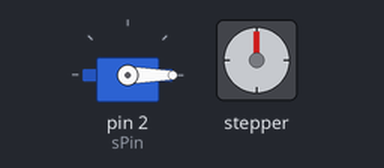
Bench run of a sketch on a simulated Arduino Uno, built with avr-gcc and run on an emulated ATmega328P. Parts: servo, stepper motor. Stepper angles assume 2048 steps per turn.

Above: at 0.05 s.
At 4.3 s:
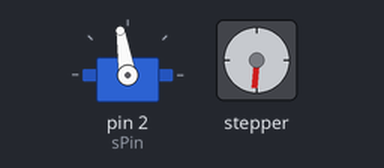
At 8.55 s:
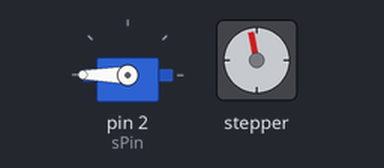
At 17.1 s:
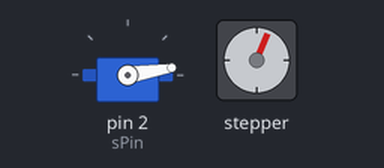
Timing chart, 0 to 22.4 s (numbered marks = the images above):
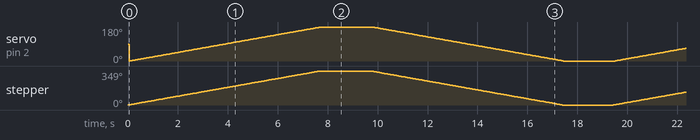

The sketch:

MechanicalArm.ino
```cpp
#include <Servo.h>
#include <Stepper.h>
int IN1 =8;
int IN2 = 9;
int IN3 = 10;
int IN4 = 11;
int sPin =  2;
int stepsPerRev = 2048;
//rev per min
int motorSpeed = 10;
Servo servo;
int dt = 100;
Stepper myStep(stepsPerRev, IN1,IN3,IN2,IN4);

void setup() {
  // put your setup code here, to run once:
  Serial.begin(9600);
  servo.attach(sPin);
  myStep.setSpeed(motorSpeed);
}

void loop() {
  // put your main code here, to run repeatedly:
  for (int i = 0; i <= 180; i++) {
    myStep.step(2048.0/180.0);
    //only whole numbers in degree
    servo.write(i);
    delay(10);
  }
  delay(2000);
    for (int i = 180; i >= 0; i--) {
    myStep.step((-2048.0/180.0));
    servo.write(i);
    delay(10);
  }
  delay(2000);


}
```

Measured:
- by itself, stepper: turns 349° clockwise in 7.7 s, then 349° counter-clockwise in 7.7 s, then 349° clockwise in 7.7 s, then 349° counter-clockwise in 7.7 s, and so on
